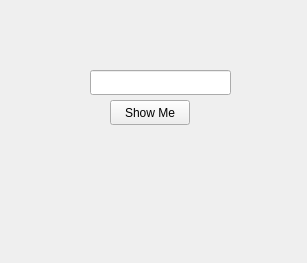
<?xml version="1.0" encoding="UTF-8"?>
<ui version="4.0">
 <class>Password</class>
 <widget class="QWidget" name="Password">
  <property name="geometry">
   <rect>
    <x>0</x>
    <y>0</y>
    <width>307</width>
    <height>263</height>
   </rect>
  </property>
  <property name="windowTitle">
   <string>Password</string>
  </property>
  <widget class="QPushButton" name="showMeBtn">
   <property name="geometry">
    <rect>
     <x>110</x>
     <y>100</y>
     <width>80</width>
     <height>25</height>
    </rect>
   </property>
   <property name="text">
    <string>Show Me</string>
   </property>
  </widget>
  <widget class="QLineEdit" name="passwordBox">
   <property name="geometry">
    <rect>
     <x>90</x>
     <y>70</y>
     <width>141</width>
     <height>25</height>
    </rect>
   </property>
  </widget>
 </widget>
 <resources/>
 <connections/>
</ui>
